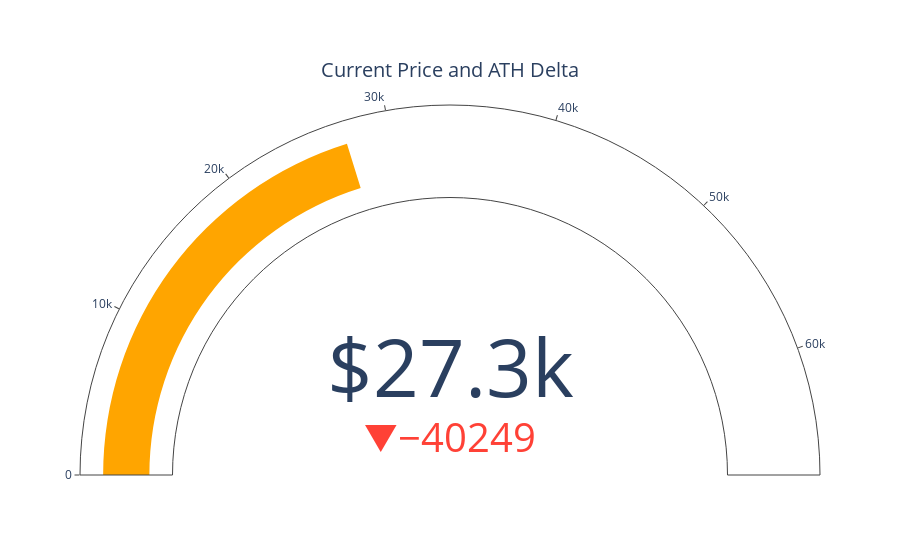

Notebook code cell kept with this figure:
### Code cell
import plotly.graph_objects as go

fig = go.Figure(go.Indicator(
    domain = {'x': [0, 1], 'y': [0, 1]},
    value = df.price.iloc[-1],
    mode = "gauge+number+delta",
    title = {'text': "Current Price and ATH Delta"},
    number = {'prefix': "$"},
    delta = {'reference': df.price[df['price']==df.price.max()].tolist()[0], "valueformat": ".0f"},
    gauge = {'axis': {'range': [None, df.price[df['price']==df.price.max()].tolist()[0]]},
    'bar': {'color': "orange"}}))

fig.show()
fig.write_html("../static/priceath.html")

### Figure 1 — Plotly figure (JSON) as saved in the notebook; plotly's stock layout.template omitted (floating-point values rounded to 4 significant figures)
{"data": [{"delta": {"reference": 67530.0, "valueformat": ".0f"}, "domain": {"x": [0, 1], "y": [0, 1]}, "gauge": {"axis": {"range": [null, 67530.0]}, "bar": {"color": "orange"}}, "mode": "gauge+number+delta", "number": {"prefix": "$"}, "title": {"text": "Current Price and ATH Delta"}, "type": "indicator", "value": 27280.0}], "layout": {}}
